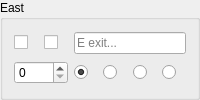
       <widget class="QGroupBox" name="groupBox_e">
        <property name="sizePolicy">
         <sizepolicy hsizetype="Preferred" vsizetype="Preferred">
          <horstretch>0</horstretch>
          <verstretch>0</verstretch>
         </sizepolicy>
        </property>
        <property name="title">
         <string>East</string>
        </property>
        <layout class="QGridLayout" name="gridLayout_e">
         <item row="0" column="0">
          <widget class="QCheckBox" name="noroute_e">
           <property name="cursor">
            <cursorShape>PointingHandCursor</cursorShape>
           </property>
           <property name="focusPolicy">
            <enum>Qt::NoFocus</enum>
           </property>
           <property name="toolTip">
            <string>&lt;p&gt;Prevent a route being created via this exit, equivalent to an infinite exit weight.&lt;/p&gt;</string>
           </property>
           <property name="text">
            <string/>
           </property>
           <property name="checkable">
            <bool>true</bool>
           </property>
          </widget>
         </item>
         <item row="0" column="1">
          <widget class="QCheckBox" name="stub_e">
           <property name="cursor">
            <cursorShape>PointingHandCursor</cursorShape>
           </property>
           <property name="toolTip">
            <string>&lt;p&gt;Create an exit in this direction with unknown destination, mutually exclusive with an actual exit roomID.&lt;/p&gt;</string>
           </property>
           <property name="text">
            <string/>
           </property>
          </widget>
         </item>
         <item row="0" column="2" colspan="4">
          <widget class="QLineEdit" name="e">
           <property name="placeholderText">
            <string>E exit...</string>
           </property>
          </widget>
         </item>
         <item row="1" column="0" colspan="2">
          <widget class="QSpinBox" name="weight_e">
           <property name="toolTip">
            <string>&lt;p&gt;Set to a positive value to override the default (Room) Weight for using this Exit route, zero value assigns the default.&lt;/p&gt;</string>
           </property>
           <property name="maximum">
            <number>9999</number>
           </property>
          </widget>
         </item>
         <item row="1" column="2">
          <widget class="QRadioButton" name="doortype_none_e">
           <property name="cursor">
            <cursorShape>PointingHandCursor</cursorShape>
           </property>
           <property name="toolTip">
            <string>&lt;p&gt;No door symbol is drawn on 2D Map for this exit.&lt;/p&gt;</string>
           </property>
           <property name="text">
            <string/>
           </property>
           <property name="checked">
            <bool>true</bool>
           </property>
           <attribute name="buttonGroup">
            <string notr="true">doortype_e</string>
           </attribute>
          </widget>
         </item>
         <item row="1" column="3">
          <widget class="QRadioButton" name="doortype_open_e">
           <property name="cursor">
            <cursorShape>PointingHandCursor</cursorShape>
           </property>
           <property name="toolTip">
            <string>&lt;p&gt;Green (Open) door symbol is drawn on 2D Map, can be set on either a stub or a real exit.&lt;/p&gt;</string>
           </property>
           <property name="text">
            <string/>
           </property>
           <attribute name="buttonGroup">
            <string notr="true">doortype_e</string>
           </attribute>
          </widget>
         </item>
         <item row="1" column="4">
          <widget class="QRadioButton" name="doortype_closed_e">
           <property name="cursor">
            <cursorShape>PointingHandCursor</cursorShape>
           </property>
           <property name="toolTip">
            <string>&lt;p&gt;Orange (Closed) door symbol is drawn on 2D Map, can be set on either a stub or a real exit.&lt;/p&gt;</string>
           </property>
           <property name="text">
            <string/>
           </property>
           <attribute name="buttonGroup">
            <string notr="true">doortype_e</string>
           </attribute>
          </widget>
         </item>
         <item row="1" column="5">
          <widget class="QRadioButton" name="doortype_locked_e">
           <property name="cursor">
            <cursorShape>PointingHandCursor</cursorShape>
           </property>
           <property name="toolTip">
            <string>&lt;p&gt;Red (Locked) door symbol is drawn on 2D Map, can be set on either a stub or a real exit.&lt;/p&gt;</string>
           </property>
           <property name="text">
            <string/>
           </property>
           <attribute name="buttonGroup">
            <string notr="true">doortype_e</string>
           </attribute>
          </widget>
         </item>
        </layout>
       </widget>
